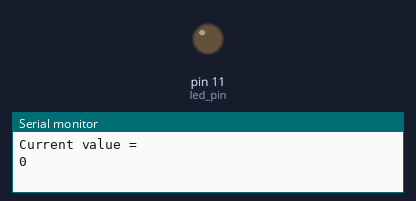
Recording of a sketch running on a simulated Arduino Uno, built with avr-gcc and run on an emulated ATmega328P. Shown: output pins drawn as LEDs (lit = HIGH), the last lines printed to the serial monitor.

Above: at 0.05 s.
At 1.05 s:
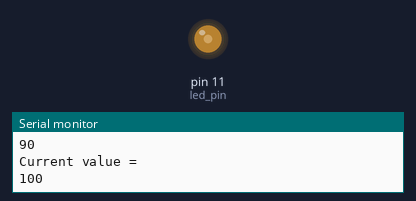
At 1.8 s:
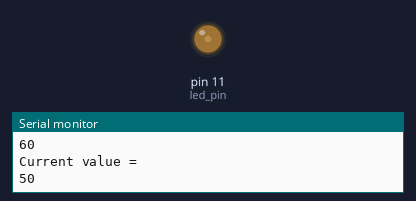
Timing chart, 0 to 5.1 s (numbered marks = the images above):
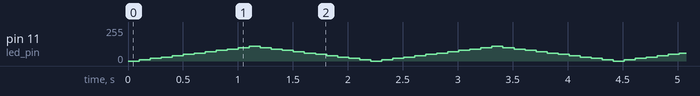

The sketch:

fade-led-experiment.ino
```cpp
// Information
// Name: Fade LED Experiment
// Status: compleate
// Version: 1.1 (22/11/2026)
// Github Repository: https://github.com/fathan-arsyad/fade-led-experiment.git
// Notes:
// - Anyone using this code should try to modify it.
// - Don't rely on templates or other people's code to keep your skills growing.

// Variabel
const byte led_pin = 11;
const byte analog_value1 = 0;
const byte analog_value2 = 110;
const char up = 10;
const char down = -10;
byte current_value = analog_value1;
char direction;

// Setup
void setup() {
    Serial.begin(1000000); // IMPORTANT: make sure the Baud Rate setting in the serial monitor is same as the value in the code
    pinMode(led_pin, OUTPUT);
}

// Loop
void loop() {
    Serial.println("Current value = ");
    Serial.println(current_value);

    analogWrite(led_pin, current_value);

    if (current_value <= analog_value1) {
        direction = up;
    } else if (current_value >= analog_value2) {
        direction = down;
    }

    current_value = current_value += direction;
    delay(100);
}
```
